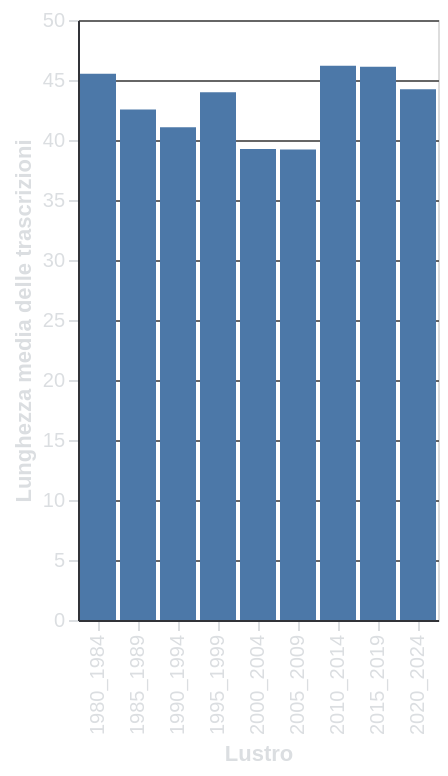

Here is the Vega-Lite specification saved for this chart:
### Vega-Lite specification from a JSON file in a GitHub repository (floating-point values rounded to 4 significant figures)
{"$schema": "https://vega.github.io/schema/vega-lite/v5.6.1.json", "config": {"axis": {"domainColor": "#313338", "gridColor": "#666666", "labelColor": "#DBDEE1", "tickColor": "#DBDEE1", "titleColor": "#DBDEE1"}, "background": "transparent", "legend": {"labelColor": "#DBDEE1", "titleColor": "#DBDEE1"}, "title": {"color": "#DBDEE1", "fontSize": 16}}, "data": {"name": "data-b3e2f9fbc1f81ab220ea2a17e6a62ce7"}, "datasets": {"data-b3e2f9fbc1f81ab220ea2a17e6a62ce7": [{"Average Length": 45.52, "Period": "1980_1984"}, {"Average Length": 42.55, "Period": "1985_1989"}, {"Average Length": 41.06, "Period": "1990_1994"}, {"Average Length": 43.99, "Period": "1995_1999"}, {"Average Length": 39.25, "Period": "2000_2004"}, {"Average Length": 39.22, "Period": "2005_2009"}, {"Average Length": 46.18, "Period": "2010_2014"}, {"Average Length": 46.11, "Period": "2015_2019"}, {"Average Length": 44.24, "Period": "2020_2024"}]}, "encoding": {"x": {"field": "Period", "title": "Lustro", "type": "nominal"}, "y": {"field": "Average Length", "title": "Lunghezza media delle trascrizioni", "type": "quantitative"}}, "height": "container", "mark": {"type": "bar"}, "width": "container"}
